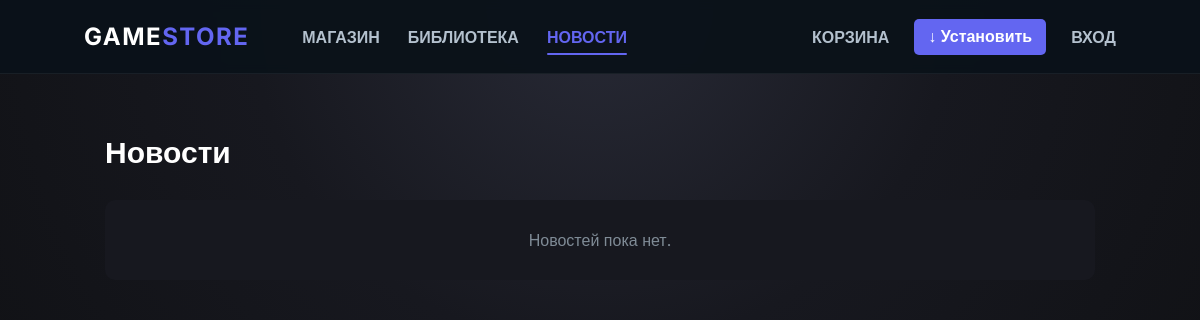
The page /news/ on the database as committed earlier.
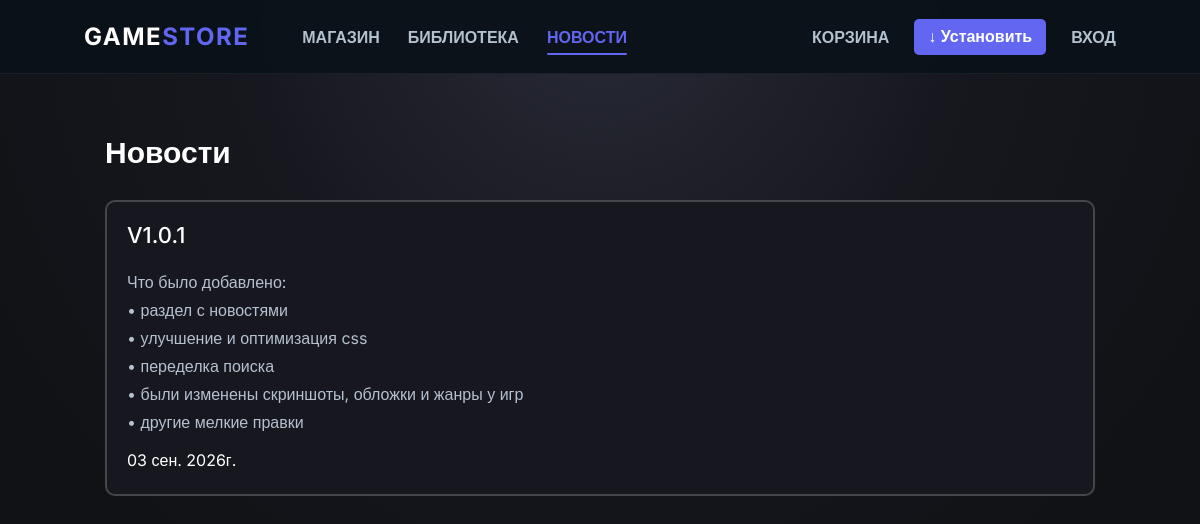
The same page on the database as committed later.
### mfs/models.py (models this page shows, shortened)
class News(models.Model):
    title = models.CharField(
        max_length=200,
        verbose_name="Заголовок"
    )
    description = models.TextField(
        verbose_name="Описание"
    )
    created_at = models.DateTimeField(
        auto_now_add=True,
        verbose_name="Дата публикации"
    )
    class Meta:
        verbose_name = "Новость"
        verbose_name_plural = "Новости"
        ordering = ["-created_at"]

### mfs/views.py (the view)
# urls.py: path("news/", views.news, name="news"),
def news(request):
    news_list = News.objects.all()
    return render(
        request,
        "store/news.html",
        {
            "news_list": news_list
        }
    )

### mfs/templates/store/news.html (shortened to what this page needs)
{% load static %}
<!DOCTYPE html>
<html lang="ru">
<head>
    <link rel="stylesheet" href="{% static 'style.css' %}?v=5">
</head>
<body>
<header class="navbar">
    <div class="nav-left">
        <div class="logo">
            GAME<span>STORE</span>
        </div>
        <a href="{% url 'mfs:index' %}"
           class="nav-link">
            МАГАЗИН
        </a>
        <a href="{% url 'mfs:library' %}"
           class="nav-link">
            БИБЛИОТЕКА
        </a>
        <a href="{% url 'mfs:news' %}"
           class="nav-link active">
            НОВОСТИ
        </a>
    </div>
    <div class="nav-right">
        <a href="{% url 'mfs:cart_detail' %}"
           class="nav-link">
            КОРЗИНА
        </a>
        <button class="install-btn">
            ↓ Установить
        </button>
        {% if user.is_authenticated %}
            <div class="user-dropdown">
                <a href="#"
                   class="nav-link user-name"
                   id="userMenuBtn">
                    {{ user.username }} ▾
                </a>
                <div class="user-dropdown-menu"
                     id="userDropdownMenu">
                    <a href="{% url 'mfs:logout' %}"
                       class="logout-item">
                        Выйти
                    </a>
                </div>
            </div>
        {% else %}
            <a href="{% url 'mfs:login' %}"
               class="nav-link">
                ВХОД
            </a>
        {% endif %}
    </div>
</header>
<main class="container news-container">
    <h1 class="news-title">
        Новости
    </h1>
    <div class="news-list">
        {% for news in news_list %}
            <article class="news-card">
                <h2>
                    {{ news.title }}
                </h2>
                <div class="news-description">
                    {{ news.description|linebreaks }}
                </div>
                <div class="news-date">
                    {{ news.created_at|date:"d b. Yг." }}
                </div>
            </article>
        {% empty %}
            <div class="empty-news">
                Новостей пока нет.
            </div>
        {% endfor %}
    </div>
</main>
</body>
</html>

Rows that differ between the two databases and show on the page:
added News: title "V1.0.1", description "Что было добавлено: • раздел с новостями • улучшение и оптимизация css • переделка поиска • были изменены скриншоты, обложки и жанры у игр • другие мелкие правки", created_at "03 сен. 2026г."
Other text that changed with them:
text no longer shown: "Новостей пока нет."
